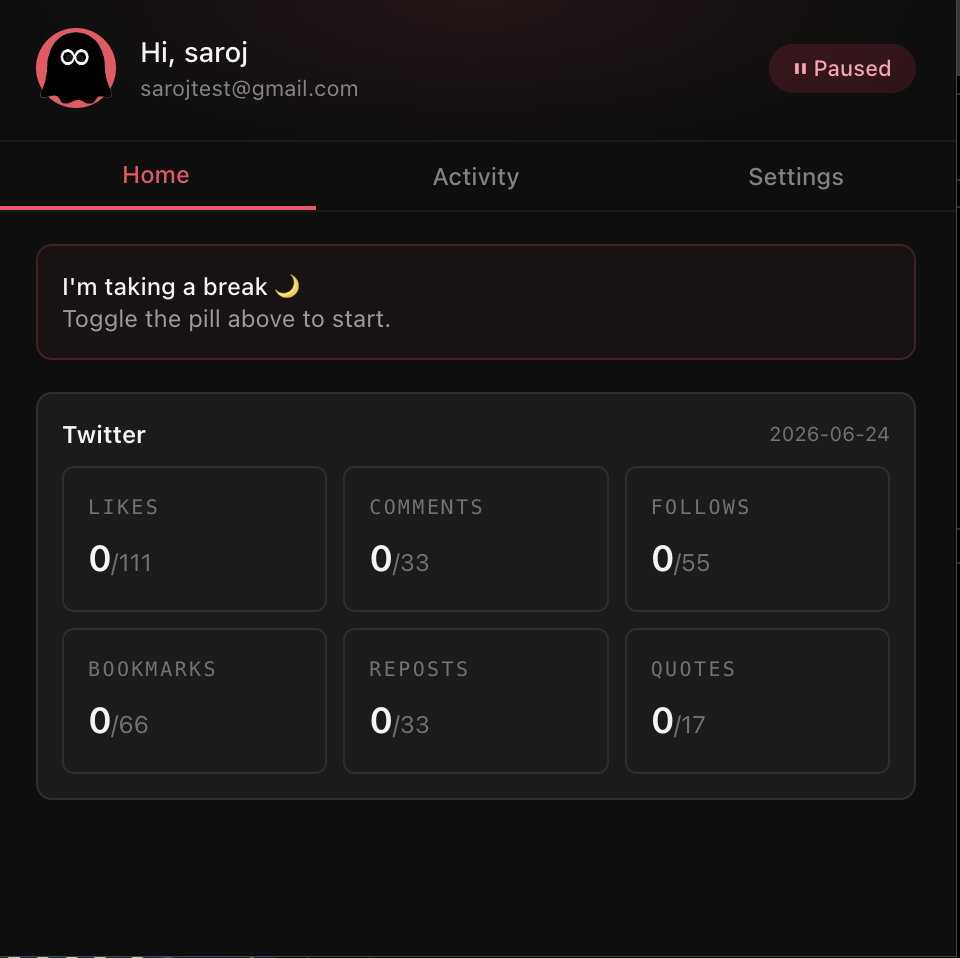
#> input picture assets/raw-captures/home.png, 960 x 958 px, given in place of icon-512.png, which was not available
$ python make-promo-tiles.py
#> lines starting #> are read from the running program, lines starting #| are printed output that depends on the picture; pictures that were not available may be replaced by others from this repository, and a replacement may not be noted
#!/usr/bin/env python3
"""
Build the two Chrome Web Store promo tiles: 440x280 and 1400x560, 24-bit PNG,
no alpha (an RGBA file is rejected at upload).

Both share the palette and typography of the listing screenshots so the page
reads as one product rather than a set of separately-made images. The previous
tiles were built around the retired coral ghost and a screenshot of the deleted
popup, so these are rebuilds, not resizes.

The small tile is 440x280 and is often rendered smaller still, so it carries
only the icon, the name and one line — anything more is unreadable at that size.
The marquee has room for the pitch and two real panels; the panels are anchored
so they run off the bottom edge, which reads as deliberate and avoids showing
the clipped footer some captures have.

Usage:
    python3 assets/make-promo-tiles.py
"""
from __future__ import annotations

from PIL import Image, ImageDraw, ImageFilter, ImageFont

ICON = 'apps/extension/public/icons/icon-512.png'
FONT = '/System/Library/Fonts/SFNS.ttf'

# Captures used on the marquee. Portrait side-panel shots.
PANELS = [
    ('/Users/sarojkumar/.claude/image-cache/8f10d4dc-f9a1-4798-94ba-313cfe1cb8c0/6.png', (18, 20, 886, 1526)),
    ('/Users/sarojkumar/.claude/image-cache/8f10d4dc-f9a1-4798-94ba-313cfe1cb8c0/7.png', (18, 20, 886, 1526)),
]

BG_A = (240, 247, 255)
BG_B = (198, 221, 250)
INK = (14, 30, 54)
MUTED = (72, 97, 130)
ACCENT = (56, 132, 240)


def sf(size: int, weight: str = 'Regular') -> ImageFont.FreeTypeFont:
    f = ImageFont.truetype(FONT, size)
    f.set_variation_by_name(weight)
    return f


def gradient(size, a, b) -> Image.Image:
    s = 48
    g = Image.new('RGB', (s, s))
    px = g.load()
    for y in range(s):
        for x in range(s):
            t = x / (s - 1) * 0.45 + y / (s - 1) * 0.55
            px[x, y] = tuple(round(a[i] + (b[i] - a[i]) * t) for i in range(3))
    return g.resize(size, Image.LANCZOS)


# [11 lines left out: functions rounded_mask, tracked, not called in this run]


def icon_at(size: int) -> Image.Image:
    return Image.open(ICON).convert('RGBA').resize((size, size), Image.LANCZOS)


def small_tile() -> Image.Image:
    """440x280 — centred, three elements, nothing that dies when scaled down."""
    W, H = 440, 280
    canvas = gradient((W, H), BG_A, BG_B).convert('RGBA')
    d = ImageDraw.Draw(canvas)

    ic = icon_at(84)
    f_name = sf(37, 'Heavy')
    f_line = sf(16, 'Medium')

    name, line = 'Ghostly247', 'Grow your X on autopilot'
    nw = d.textlength(name, font=f_name)
    lw = d.textlength(line, font=f_line)

    block_h = 84 + 18 + 44 + 8 + 20
    y = (H - block_h) // 2

    canvas.paste(ic, ((W - 84) // 2, y), ic)
    y += 84 + 18
    d.text(((W - nw) / 2, y), name, font=f_name, fill=INK)
    y += 44 + 8
    d.text(((W - lw) / 2, y), line, font=f_line, fill=MUTED)

    return canvas.convert('RGB')


# [64 lines left out: function marquee, not called in this run]


def main() -> None:
    for build, path in ((small_tile, 'assets/store/promo-tile-440x280.png'),
                        (marquee, 'assets/store/marquee-1400x560.png')):
        im = build()
        im.save(path, 'PNG', optimize=True)
        print(f'wrote {path} {im.size[0]}x{im.size[1]} {im.mode} (no alpha)')
#> this loop made 1 pass
#> pass 1, in small_tile, `canvas = gradient((W, H), BG_A, BG_B).convert('RGBA')`:
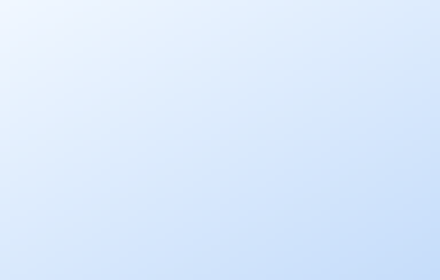
#> canvas: PIL image 440x280 RGBA; mean R, G, B, A 219, 234, 252.5, 255
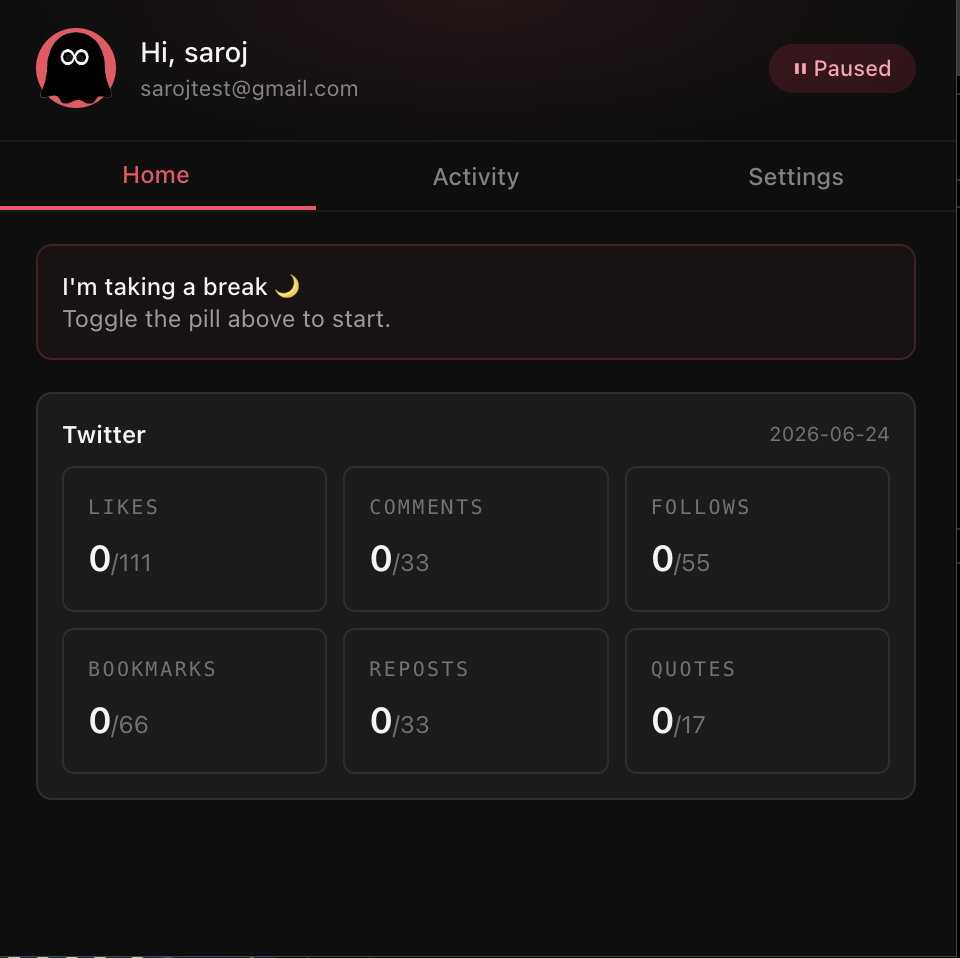
#> input picture assets/raw-captures/home.png, 960 x 958 px, given in place of icon-512.png, which was not available
#> pass 1, in small_tile, `ic = icon_at(84)`:
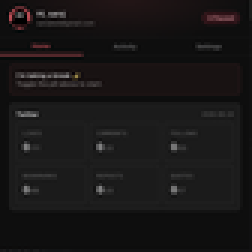
#> ic: PIL image 84x84 RGBA (shown 3 times larger); mean R, G, B, A 24.6, 22.6, 22.7, 255


if __name__ == '__main__':
#> (the run stopped early here; a loop or call above may not have finished)
